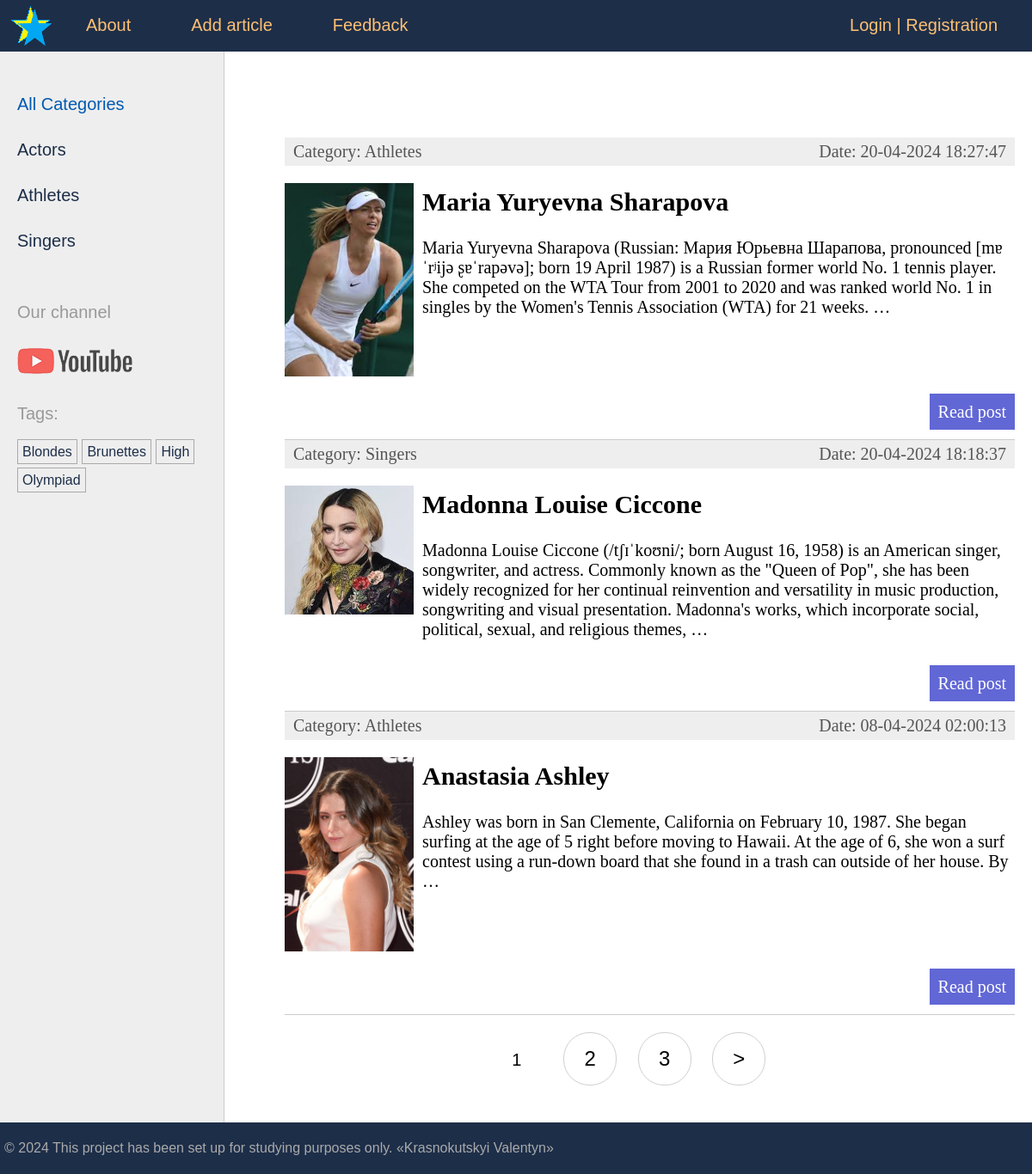
The page / on the database its author committed.
### stars/models.py (models this page shows, shortened)
class Category(models.Model):
    name = models.CharField(max_length=100, db_index=True, verbose_name='Category')  # Name of the category
    slug = models.SlugField(max_length=255, unique=True, db_index=True)  # Unique slug for URLs
    class Meta:
        verbose_name = 'Category'
        verbose_name_plural = 'Categories'
    def get_absolute_url(self):
        return reverse('category', kwargs={'cat_slug': self.slug})  # URL pattern for accessing a category detail view

class TagPost(models.Model):
    tag = models.CharField(max_length=100, db_index=True)  # Tag name
    slug = models.SlugField(max_length=255, unique=True, db_index=True)  # Unique slug for URLs
    def get_absolute_url(self):
        return reverse('tag', kwargs={'tag_slug': self.slug})  # URL pattern for accessing a tag detail view

class Stars(models.Model):
    class Status(models.IntegerChoices):
        DRAFT = 0, 'Draft'
        PUBLISHED = 1, 'Published'
    title = models.CharField(max_length=255, verbose_name='Title', validators=[
        MinLengthValidator(1, message='Minimum 1 characters'),
        MaxLengthValidator(50, message='Maximum 50 characters'),
                            ])  # Title of the star
    slug = models.SlugField(max_length=255, db_index=True, unique=True, verbose_name='Slug', validators=[
        MinLengthValidator(1, message='Minimum 1 characters'),
        MaxLengthValidator(50, message='Maximum 50 characters'),
                            ])  # Unique slug for URLs
    photo = models.ImageField(upload_to="photos/%Y/%m/%d/", default=None, blank=True, null=True, verbose_name="Photo")
    content = models.TextField(blank=True, verbose_name='Article text')  # Content of the star
    time_create = models.DateTimeField(auto_now_add=True, verbose_name='Time create')  # Date and time of creation
    time_update = models.DateTimeField(auto_now=True, verbose_name="Update time")  # Date and time of last update
    is_published = models.BooleanField(choices=tuple(map(lambda x: (bool(x[0]), x[1]), Status.choices)),
                                       default=Status.DRAFT, verbose_name='Status')  # Status of publication
    cat = models.ForeignKey('Category', on_delete=models.PROTECT, related_name='posts',
                            verbose_name='Category')  # Category of the star
    tags = models.ManyToManyField('TagPost', blank=True, related_name='tags',
                                  verbose_name='Tags')  # Tags associated with the star
    spouse = models.OneToOneField('Spouse', on_delete=models.SET_NULL,
                                  null=True, blank=True, related_name='star',
                                  verbose_name='Spouse')  # Spouse of the star
    objects = models.Manager()
    published = PublishedModel()  # Custom manager for published stars
    class Meta:
        verbose_name = 'Star'
        verbose_name_plural = 'Stars'
        ordering = ['-time_create']  # Ordering stars by creation time in descending order
        indexes = [
            models.Index(fields=['-time_create']),  # Index for faster querying by creation time
        ]
    def get_absolute_url(self):
        return reverse('post', kwargs={'post_slug': self.slug})  # URL pattern for accessing a star detail view

### stars/views.py (the view)
# urls.py: path('', views.StarsHome.as_view(), name='home'),  # http://127.0.0.1:8000
class StarsHome(DataMixin, ListView):  # View for displaying the main page
    template_name = 'stars/index.html'  # Template name
    context_object_name = 'posts'  # Context variable name
    title_page = 'Main page'
    cat_selected = 0
    def get_queryset(self):  # Get objects to display on the page
        return Stars.published.all().select_related('cat')  # All published articles

### stars/models.py (called while the page is built)
    def get_queryset(self):
        return super().get_queryset().filter(is_published=Stars.Status.PUBLISHED)

### stars/templatetags/stars_tags.py (called while the page is built)
@register.inclusion_tag('stars/list_categories.html')
def show_categories(cat_selected_id=0):
    cats = Category.objects.annotate(total=Count("posts")).filter(total__gt=0)
    return {"cats": cats, "cat_selected": cat_selected_id}

@register.inclusion_tag('stars/list_tags.html')
def show_all_tags():
    return {"tags": TagPost.objects.annotate(total=Count("tags")).filter(total__gt=0)}

### users/context_processors.py (called while the page is built)
def get_stars_context(request):
    return {'mainmenu': menu}

### stars/templates/stars/index.html (shortened to what this page needs)
{% extends 'base.html' %}
{% block content %}
<ul class="list-articles">
    {% for p in posts %}
    <li><div class="article-panel">
         <p class="first">Category: {{p.cat.name}}</p>
         <p class="last">Date: {{p.time_update|date:"d-m-Y H:i:s"}}</p>
        </div>
        {% if p.photo %}
                   <p ><img class="img-article-left thumb" src="{{p.photo.url}}"></p>
        {% endif %}
        <h2>{{p.title}}</h2>
        {% autoescape off %}
        {{p.content|linebreaks|truncatewords:50}}
        {% endautoescape %}
        <p class="link-read-post"><a href="{{ p.get_absolute_url }}">Read post</a></p>
    </li>
    {% endfor %}
</ul>
{% endblock %}
{% block navigation %}
{% if page_obj.has_other_pages %}
<nav class="list-pages">
    <ul>
        {% for p in paginator.page_range %}
            {% if page_obj.number == p %}
                <li class="page-num page-num-selected">{{ p }}</li>
            {% elif p >= page_obj.number|add:-2 and p <= page_obj.number|add:2  %}
                <li class="page-num">
                    <a href="?page={{ p }}">{{ p }}</a>
                </li>
            {% endif %}
        {% endfor %}
        {% if page_obj.has_next %}
        <li class="page-num">
            <a href="?page={{ page_obj.next_page_number }}">&gt;</a>
        </li>
        {% endif %}
    </ul>
</nav>
{% endif %}
{% endblock %}

### stars/templates/stars/list_categories.html
{% for cat in cats %}
         {% if cat.id == cat_selected %}
                   <li class="selected">{{cat.name}}</li>
         {% else %}
                   <li><a href="{{ cat.get_absolute_url }}">{{cat.name}}</a></li>
         {% endif %}
{% endfor %}

### stars/templates/stars/list_tags.html
{% if tags %}
    Tags:</p>
    <ul class="tags-list">
        {% for t in tags %}
        <li><a href="{{t.get_absolute_url}}">{{t.tag}}</a></li>
        {% endfor %}
    </ul>
{% endif %}

### stars/static/stars/css/styles.css (style rules this page uses)
html, body { font-family: 'Arial'; margin: 0; padding: 0; height: 100%; width: 100%; color: #1d2e49; }
a { color: #0059b2; text-decoration: none; }
img { max-width: 600px; height: auto; }
img.img-article-left { max-width: 300px; height: auto; float: left; padding: 0 10px 10px 0; }
img.img-article-left.thumb { max-width: 150px; height: auto; }
p.link-read-post { text-align: right; }
p.link-read-post a { padding: 10px; min-width: 100px; background: #6167d5; color: #fff; text-decoration: none; }
div.article-panel { background: #eee; padding: 5px 10px 5px 10px; box-sizing: border-box; overflow: hidden; color: #555; }
div.article-panel p.first { margin: 0; float: left; }
div.article-panel p.last { margin: 0; float: right; }
ul.list-articles { list-style: none; margin: 0; padding: 0; }
ul.list-articles li { border-bottom: 1px solid #ccc; }
.left-chapters ul { width: 230px; margin: 0; padding: 20px 10px 10px 20px; list-style: none; font-size: 20px; }
.left-chapters ul li { margin: 30px 0 0 0; color: #999; }
.left-chapters ul li a { color: #1d2e49; text-decoration: none; }
ul.tags-list { width: 100%; margin: 0; padding: 0; list-style: none; }
ul.tags-list li { margin: 0; padding: 0 0 10px; display: inline-block; }
ul.tags-list li a { padding: 5px; font-size: 16px; border: 1px solid #aaa; }
.list-pages { text-align: center; margin: 0 0 20px 0; }
.list-pages ul { margin: 20px 0 0 0; padding: 0; list-style: none; }
.list-pages ul li { display: inline-block; margin: 0 20px 0 0; }
.list-pages a { color: #000; font-size: 24px; text-decoration: none; }
.list-pages .page-num, .page-num-selected { display: inline-block; width: 60px; height: 44px; padding: 16px 0 0 0; border: 1px solid #d0d0d0; border-radius: 30px; }
.list-pages .page-num-selected { border: none; color: #000; font-size: 20px; }

### rows shown on the page
Category: name "Actors"
Category: name "Athletes"
Category: name "Singers"
TagPost: tag "Blondes"
TagPost: tag "Brunettes"
TagPost: tag "High"
TagPost: tag "Olympiad"
Stars: cat.name "Athletes", time_update "20-04-2024 18:27:47", photo (picture), title "Maria Yuryevna Sharapova", content "Maria Yuryevna Sharapova (Russian: Мария Юрьевна Шарапова, pronounced [mɐˈrʲijə ʂɐˈrapəvə]; born 19 April 1987) is a Russian former world No. 1 tennis player. She competed on the WTA Tour from 2001 to 2020 and was ranked world No. 1 in singles by the Women's Tennis Association (WTA) for 21 weeks. …"
Stars: cat.name "Singers", time_update "20-04-2024 18:18:37", photo (picture), title "Madonna Louise Ciccone", content "Madonna Louise Ciccone (/tʃɪˈkoʊni/; born August 16, 1958) is an American singer, songwriter, and actress. Commonly known as the \"Queen of Pop\", she has been widely recognized for her continual reinvention and versatility in music production, songwriting and visual presentation. Madonna's works, which incorporate social, political, sexual, and religious themes, …"
Stars: cat.name "Athletes", time_update "08-04-2024 02:00:13", photo (picture), title "Anastasia Ashley", content "Ashley was born in San Clemente, California on February 10, 1987. She began surfing at the age of 5 right before moving to Hawaii. At the age of 6, she won a surf contest using a run-down board that she found in a trash can outside of her house. By …"

### other values the page prints
{{ m.title }} "About" "Add article" "Feedback"
{{ p }} "1"
{{ p }} "2" "3"
